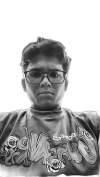
#> input picture assets/source-prepped.png, 100 x 177 px, found by its file name
$ python edge_detector.py   (older library calls are emulated)
#> lines starting #> are read from the running program, lines starting #| are printed output that depends on the picture; after the words box and inside, x2 and y2 are one past the last pixel; in counts of white or black regions, pixels touching at a corner belong together
#> in run, gray is the input picture: shape (177, 100); min 13, max 255, mean 182
#|   Shape: 100x177 px
"""
edge_detector.py
================
Stage 2 of the ASCII portrait pipeline.

Responsibility:
    Produce a clean edge map from the preprocessed grayscale image.
    The edge map is used by ascii_engine.py to inject structural
    characters (| - / \\) at detected boundaries instead of mapping
    by brightness alone.

Pipeline:
    1. Load the preprocessed grayscale image
    2. Run Canny edge detection  -> binary edge mask
    3. Run Sobel gradient        -> magnitude + direction maps
    4. Blend: 0.6 * Sobel_norm + 0.4 * Canny_binary
    5. Save edge-map.png (and optional debug images)

Output:
    assets/edge-map.png        -- blended float32 edge map, saved as uint8
    assets/edge-direction.npy  -- gradient direction array (for ascii_engine)

Usage:
    python scripts/edge_detector.py
    python scripts/edge_detector.py --debug
"""

import argparse
from pathlib import Path

import cv2
import numpy as np


# ---------------------------------------------------------------------------
# Paths
# ---------------------------------------------------------------------------
INPUT     = Path("assets/source-prepped.png")
OUT_MAP   = Path("assets/edge-map.png")
OUT_DIR   = Path("assets/edge-direction.npy")
DEBUG_DIR = Path("assets/debug")


# ---------------------------------------------------------------------------
# Detection functions
# ---------------------------------------------------------------------------

def canny_edges(gray: np.ndarray,
                low: int = 30,
                high: int = 100) -> np.ndarray:
    """
    Canny edge detector.

    Returns a binary mask (0 or 255) at detected edges.
    We use a slight Gaussian blur first to suppress noise
    that would create too many spurious edges.

    low/high: hysteresis thresholds — pixels above high are strong edges,
    pixels between low and high are weak edges connected to strong ones.
    """
#> called with low = 25, high = 90
    blurred = cv2.GaussianBlur(gray, (3, 3), 0)
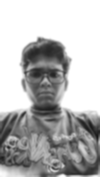
#> blurred: shape (177, 100); min 25, max 255, mean 182
    edges = cv2.Canny(blurred, threshold1=low, threshold2=high)
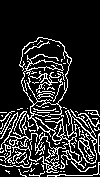
#> edges: shape (177, 100); 16.3% white in thin lines or dots, all inside (x1, y1, x2, y2) = (0, 37, 100, 177)
    return edges


def sobel_gradient(gray: np.ndarray) -> tuple[np.ndarray, np.ndarray]:
    """
    Sobel gradient: computes partial derivatives in X and Y directions.

    Returns:
        magnitude  -- float32 gradient strength, range [0, 1]
        direction  -- float32 gradient angle in radians, range [-pi, pi]
                      used by ascii_engine to pick directional characters
    """
    # Use 64-bit floats during computation to avoid overflow
    sobel_x = cv2.Sobel(gray, cv2.CV_64F, 1, 0, ksize=3)
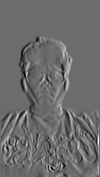
#> sobel_x: shape (177, 100) float64; min -591, max 803, mean 0.2; drawn with min black and max white
    sobel_y = cv2.Sobel(gray, cv2.CV_64F, 0, 1, ksize=3)
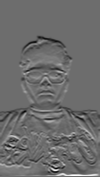
#> sobel_y: shape (177, 100) float64; min -657, max 877, mean -2.9; drawn with min black and max white

    magnitude = np.hypot(sobel_x, sobel_y)          # Euclidean distance
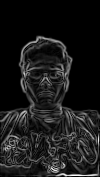
#> magnitude: shape (177, 100) float64; min 0, max 877.1, mean 89.8; drawn with min black and max white
    direction = np.arctan2(sobel_y, sobel_x)         # angle in radians
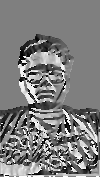
#> direction: shape (177, 100) float64; min -3.14, max 3.14, mean -0.0329; drawn with min black and max white

    # Normalise magnitude to [0, 1]
    mag_max = magnitude.max()
#> mag_max = 877.1
    if mag_max > 0:
        magnitude = magnitude / mag_max

    return magnitude.astype(np.float32), direction.astype(np.float32)


def blend_maps(canny: np.ndarray, sobel_mag: np.ndarray,
               canny_weight: float = 0.4,
               sobel_weight: float = 0.6) -> np.ndarray:
    """
    Combine Canny (crisp boundaries) with Sobel magnitude (soft gradients).

    Canny gives us clean, single-pixel edges at hard boundaries.
    Sobel gives us gradient strength which captures softer transitions.
    Blending both gives the ASCII engine richer structural signal.

    Returns a float32 map in range [0, 1].
    """
#> called with canny_weight = 0.4, sobel_weight = 0.6
    # Normalise Canny to [0, 1]
    canny_norm = canny.astype(np.float32) / 255.0

    blended = (sobel_weight * sobel_mag) + (canny_weight * canny_norm)
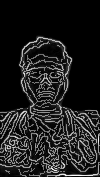
#> blended: shape (177, 100) float32; min 0, max 1, mean 0.127

    # Clip to [0, 1]
    return np.clip(blended, 0.0, 1.0).astype(np.float32)


# ---------------------------------------------------------------------------
# Debug helper
# ---------------------------------------------------------------------------

def save_debug(name: str, img: np.ndarray, debug: bool) -> None:
    if not debug:
        return
    DEBUG_DIR.mkdir(parents=True, exist_ok=True)
    # Convert float images to uint8 for saving
    if img.dtype != np.uint8:
        img = (img * 255).astype(np.uint8)
    path = DEBUG_DIR / f"{name}.png"
    cv2.imwrite(str(path), img)
    print(f"  [debug] Saved: {path}")


# ---------------------------------------------------------------------------
# Main pipeline
# ---------------------------------------------------------------------------

def run(source: Path = INPUT,
        out_map: Path = OUT_MAP,
        out_dir: Path = OUT_DIR,
        debug: bool = False) -> tuple[np.ndarray, np.ndarray]:
    """
    Run the edge detection pipeline.

    Returns:
        edge_map   -- float32 blended edge strength, shape (H, W), range [0,1]
        direction  -- float32 gradient direction in radians, shape (H, W)
    """
    print("\n-- Step 2: Edge Detection --------------------------------------")

    # 1. Load preprocessed grayscale image
    print("[1/4] Loading preprocessed image...")
    gray = cv2.imread(str(source), cv2.IMREAD_GRAYSCALE)
    if gray is None:
        raise FileNotFoundError(f"Cannot open: {source}  (run prep_photo.py first)")
    print(f"  Shape: {gray.shape[1]}x{gray.shape[0]} px")

    # 2. Canny edge detection
    print("[2/4] Running Canny edge detection...")
    canny = canny_edges(gray, low=25, high=90)
    save_debug("07_canny", canny, debug)

    # 3. Sobel gradient
    print("[3/4] Running Sobel gradient...")
    sobel_mag, direction = sobel_gradient(gray)
    save_debug("08_sobel_mag", sobel_mag, debug)

    # 4. Blend maps
    print("[4/4] Blending edge maps...")
    edge_map = blend_maps(canny, sobel_mag, canny_weight=0.4, sobel_weight=0.6)
    save_debug("09_edge_blend", edge_map, debug)

    # 5. Save outputs
    out_map.parent.mkdir(parents=True, exist_ok=True)
    out_dir.parent.mkdir(parents=True, exist_ok=True)

    edge_uint8 = (edge_map * 255).astype(np.uint8)
    cv2.imwrite(str(out_map), edge_uint8)
    np.save(str(out_dir), direction)

    print(f"\nOK  Edge map saved to:       {out_map}")
    print(f"OK  Gradient dir saved to:   {out_dir}")

    return edge_map, direction


# ---------------------------------------------------------------------------
# CLI entry point
# ---------------------------------------------------------------------------

if __name__ == "__main__":
    parser = argparse.ArgumentParser(
        description="Generate an edge map from the preprocessed portrait."
    )
    parser.add_argument(
        "--input", type=Path, default=INPUT,
        help="Preprocessed grayscale PNG (default: assets/source-prepped.png)",
    )
    parser.add_argument(
        "--out-map", type=Path, default=OUT_MAP,
        help="Output edge map PNG (default: assets/edge-map.png)",
    )
    parser.add_argument(
        "--out-dir", type=Path, default=OUT_DIR,
        help="Output gradient direction .npy (default: assets/edge-direction.npy)",
    )
    parser.add_argument(
        "--debug", action="store_true",
        help="Save intermediate images to assets/debug/",
    )
    args = parser.parse_args()

    run(
        source=args.input,
        out_map=args.out_map,
        out_dir=args.out_dir,
        debug=args.debug,
    )

$ run again, with assets/source-photo.jpg saved as assets/source-prepped.png
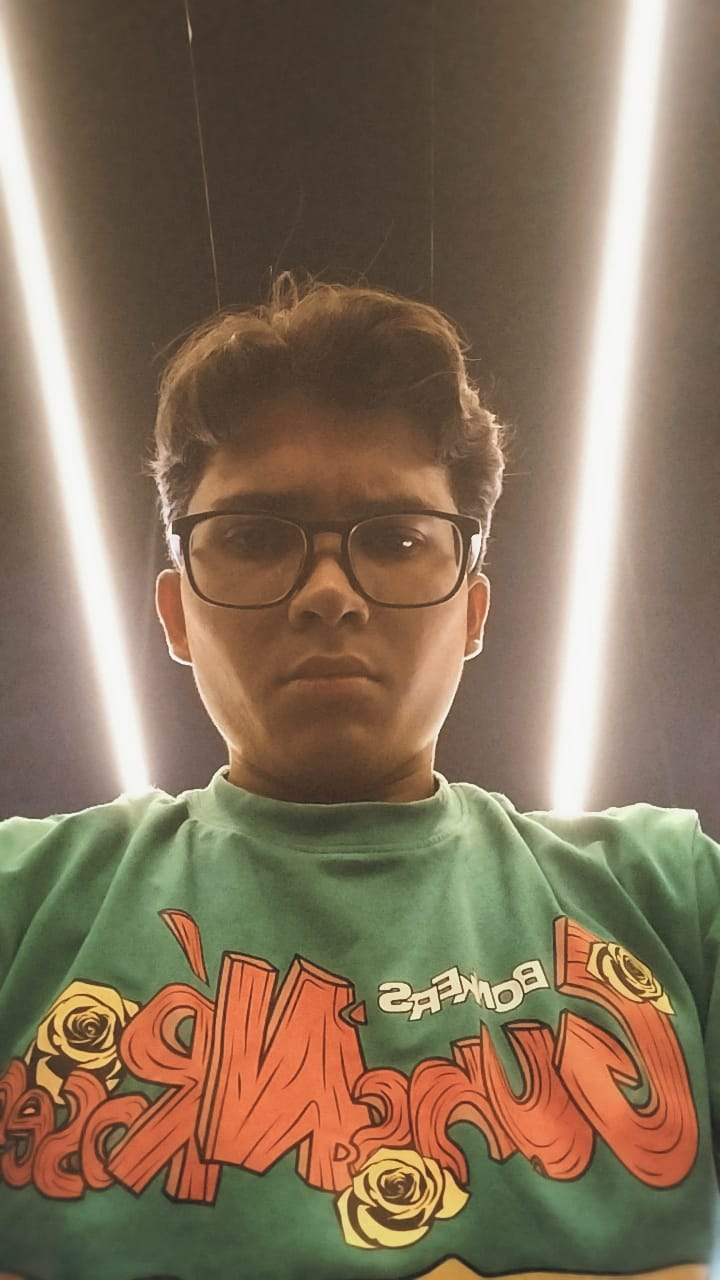
#> input picture assets/source-photo.jpg, 720 x 1280 px, found by its file name
#|   Shape: 720x1280 px
#> edges: shape (1280, 720); 5.2% white in thin lines or dots
#> mag_max = 714.1
#> canny_norm: shape (1280, 720) float32; values 0 (black) and 1 (white), 5.2% white in thin lines or dots
#> in blend_maps, `blended = (sobel_weight * sobel_mag) + (canny_weight * canny_norm)`:
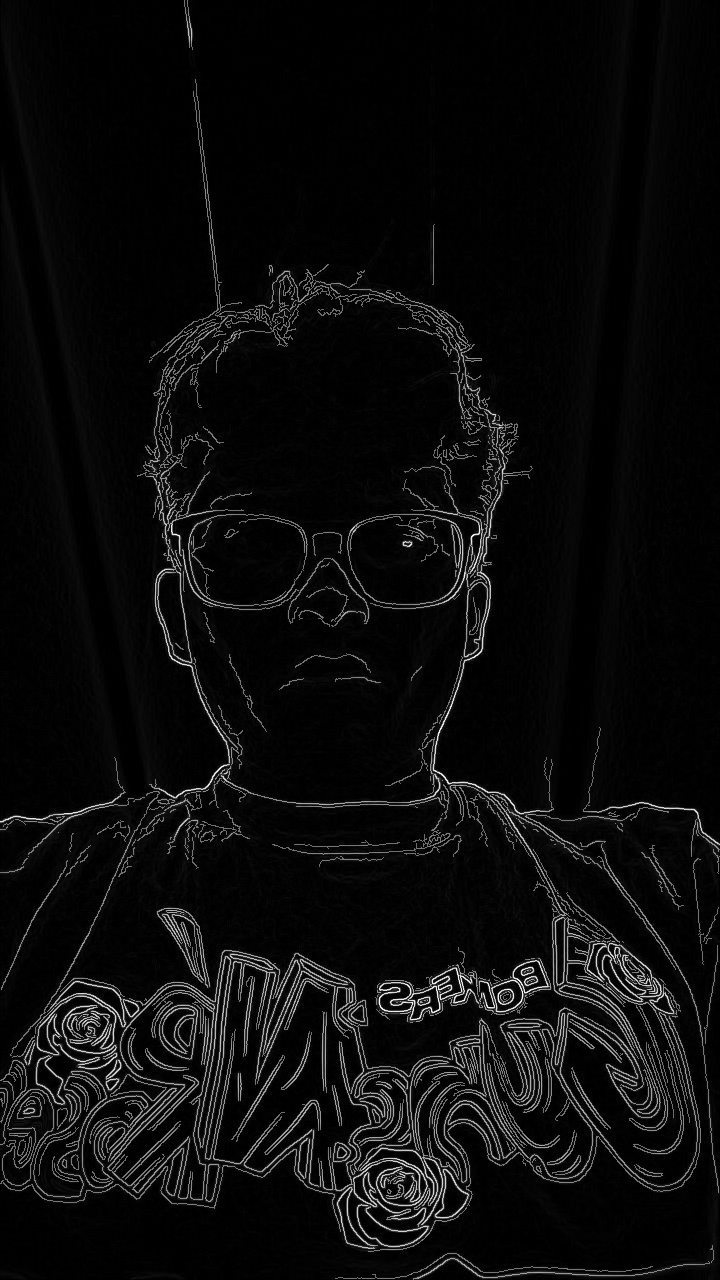
#> blended: shape (1280, 720) float32; min 0, max 1, mean 0.0488
